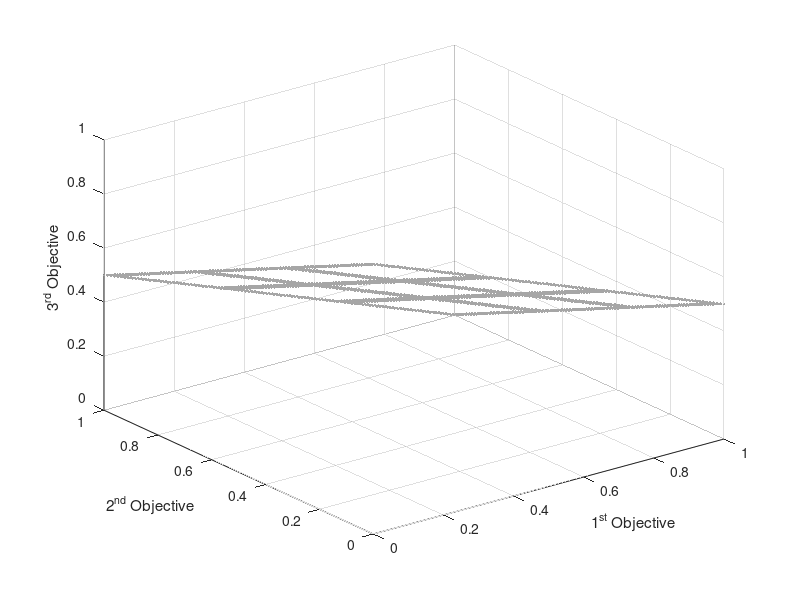

MATLAB code to generate this figure:
load('IMOP6.mat');

scatter3(PF(:, 1), PF(:, 2), PF(:, 3), 'SeriesIndex', 1, 'DisplayName', 'PF', ...
    'MarkerEdgeColor', [0.650980392156863, 0.650980392156863, 0.650980392156863], ...
    'MarkerFaceAlpha', 0.5, ...
    'MarkerFaceColor', [0.650980392156863, 0.650980392156863, 0.650980392156863], ...
    'Marker', '.');
xlabel('1^{st} Objective');
ylabel('2^{nd} Objective');
zlabel('3^{rd} Objective');